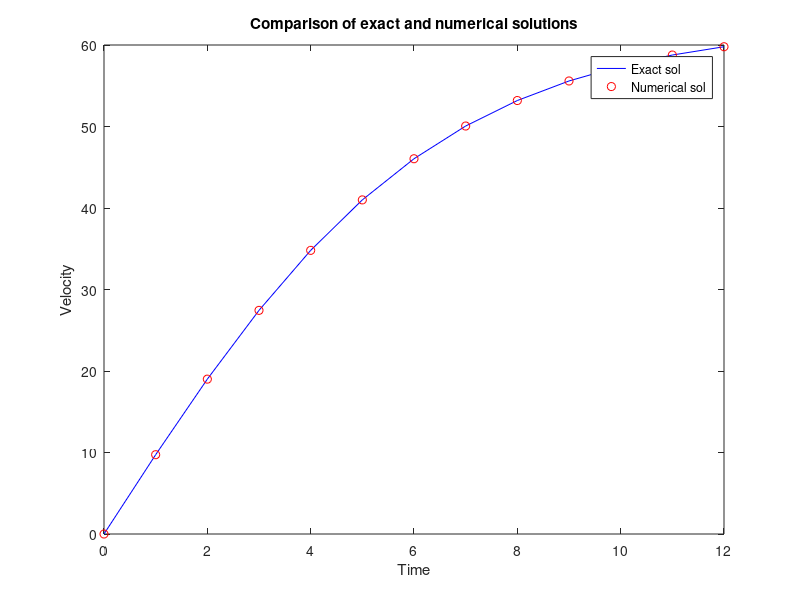

Reproduce this figure in MATLAB.
clear all
t_f = 12;
dt = 1;
t = 0:dt:t_f;
g = 9.81; m = 100; cd = 0.25;
v = sqrt(g * m / cd)*tanh(sqrt(g*cd/m)*t);
N = floor(t_f/dt);
v_n = zeros(1,N);
v_n(1) = 0;

% k = 1;
% k = 2;
% k = 3;
k = 4;

switch k
    case 1 % euler method 
        for i = 1:N
            v_n(i+1) = v_n(i)+dt*(g-cd/m*abs(v_n(i))*v_n(i));
        end
    case 2 % midpoint method 
        for i = 1:N
            v_mid = v_n(i)+dt/2*(g-cd/m*abs(v_n(i))*v_n(i));
            v_n(i+1) = v_n(i)+dt*(g - cd/m*abs(v_mid)*v_mid);
        end
    case 3 % heun's method 
        for i = 1:N
        f1 = (g - cd/m*abs(v_n(i))*v_n(i));
        v_1 = v_n(i)+dt*(f1);
        f2 = (g - cd/m*abs(v_1)*v_1); 
        v_n(i+1) = v_n(i)+dt*((f1+f2)/2);
        end
    case 4 % runge kutta 4th order method
        for i = 1:N
            k1 = (g-cd/m*abs(v_n(i))*v_n(i));
            k2 = (g-cd/m*abs(v_n(i)+k1*dt/2)*(v_n(i)+k1*dt/2));
            k3 = (g-cd/m*abs(v_n(i)+k2*dt/2)*(v_n(i)+k2*dt/2));
            k4 = (g-cd/m*abs(v_n(i)+k3*dt)*(v_n(i)+k3*dt));
            v_n(i+1) = v_n(i)+dt/6*(k1+2*k2+2*k3+k4);
        end
end

figure(k)
plot(t,v,'b',t,v_n,'ro')
xlabel('Time');
ylabel('Velocity');
title('Comparison of exact and numerical solutions')
legend('Exact sol', 'Numerical sol')

Et = abs(v-v_n);
Table = [t 'v' v_n 'Et'];
fprintf('Time Exact Numeric True error\n');
disp(Table)
